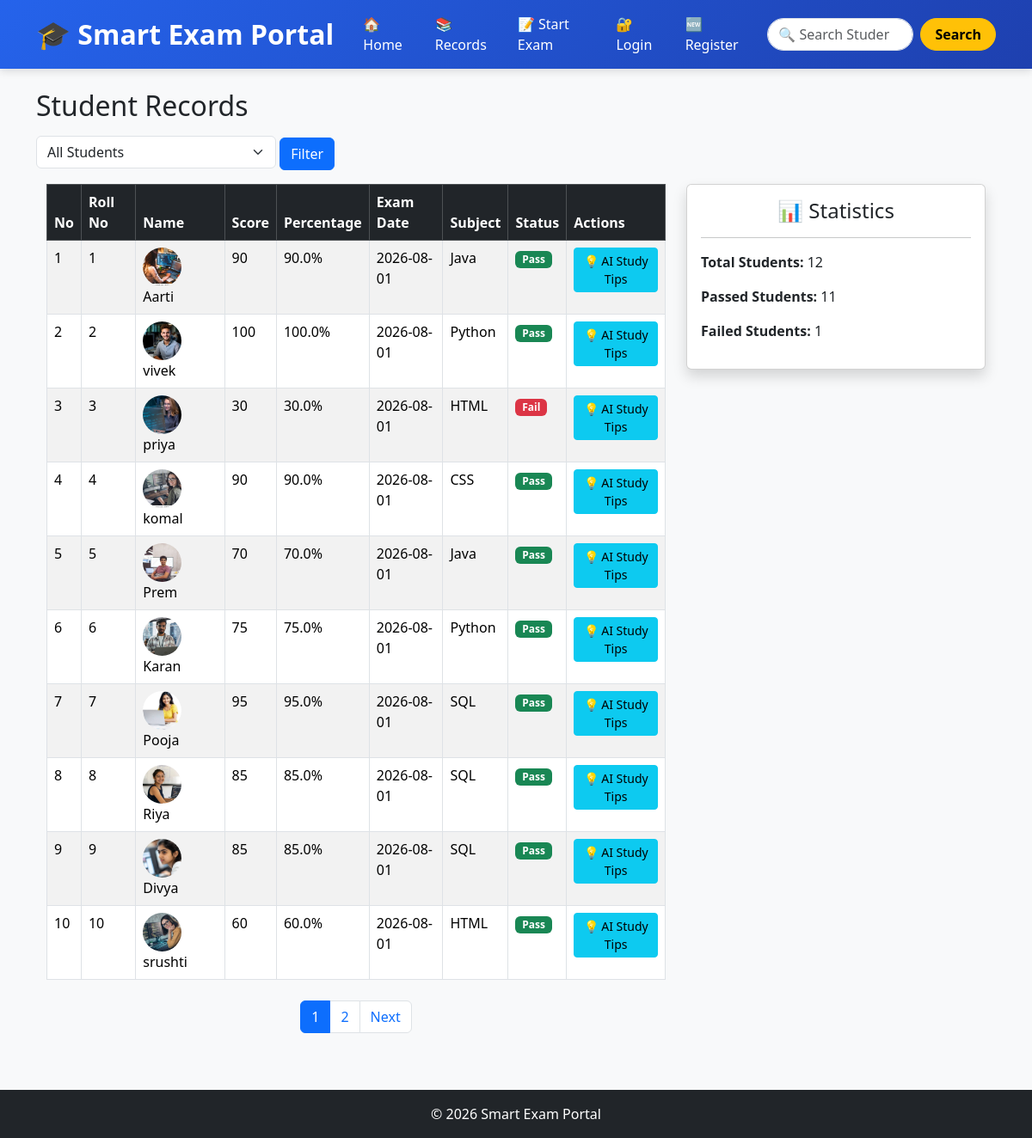
Page /records on the committed database.
### tables this page shows
CREATE TABLE students (
    id INTEGER PRIMARY KEY AUTOINCREMENT,
    roll_number INTEGER,
    subject_name TEXT,
    student_name TEXT,
    score INTEGER,
    percentage REAL,
    exam_date TEXT
, subject_id INTEGER, photo TEXT DEFAULT 'default.jpg');

CREATE TABLE subjects (
        id INTEGER PRIMARY KEY AUTOINCREMENT,
        name TEXT NOT NULL UNIQUE
    );

### smart_exam_portal/app.py (the view)
@app.route("/records")
def records():
    status = request.args.get("status", "")
    page = request.args.get("page", 1, type=int)
    per_page = 10
    conn = get_db()
    query = """
    FROM students
    LEFT JOIN subjects
    ON students.subject_id = subjects.id
    """
    where_clause = ""
    if status == "pass":
        where_clause = " WHERE students.percentage >= 40"
    elif status == "fail":
        where_clause = " WHERE students.percentage < 40"
    total_students = conn.execute(
        "SELECT COUNT(*) " + query + where_clause
    ).fetchone()[0]
    total_pages = (total_students + per_page - 1) // per_page
    offset = (page - 1) * per_page
    students = conn.execute(
        """
        SELECT
            students.id,
            students.roll_number,
            students.student_name,
            students.score,
            students.percentage,
            students.exam_date,
            students.photo,
            subjects.name AS subject_name
        """
        + query +
        where_clause +
        " LIMIT ? OFFSET ?",
        (per_page, offset)
    ).fetchall()
    passed_students = conn.execute(
        "SELECT COUNT(*) FROM students WHERE percentage >= 40"
    ).fetchone()[0]
    failed_students = conn.execute(
        "SELECT COUNT(*) FROM students WHERE percentage < 40"
    ).fetchone()[0]
    conn.close()
    return render_template(
        "records.html",
        students=students,
        page=page,
        total_pages=total_pages,
        total_students=total_students,
        passed_students=passed_students,
        failed_students=failed_students,
        tip=None
    )

### smart_exam_portal/database.py (called while the page is built)
def get_db():
    conn = sqlite3.connect(DATABASE)
    conn.row_factory = sqlite3.Row
    return conn
    conn.row_factory = sqlite3.Row
    return conn

### smart_exam_portal/templates/records.html (shortened to what this page needs)
{% extends "base.html" %}
{% block content %}
<h2 class="mb-3">Student Records</h2>
<form method="GET" action="{{ url_for('records') }}" class="mb-3">
    <select name="status" class="form-select w-25 d-inline">
        <option value=""
            {% if request.args.get('status') == '' %}selected{% endif %}>
            All Students
        </option>
    </select>
    <button type="submit" class="btn btn-primary">
        Filter
    </button>
</form>
<div class="container">
    <div class="row">
        <div class="col-md-8">
            <table class="table table-striped table-hover table-bordered">
                <thead class="table-dark">
                    <tr>
                        <th>No</th>
                        <th>Roll No</th>
                        <th>Name</th>
                        <th>Score</th>
                        <th>Percentage</th>
                        <th>Exam Date</th>
                        <th>Subject</th>
                        <th>Status</th>
                        <th>Actions</th>
                    </tr>
                </thead>
                <tbody>
                    {% for student in students %}
                    <tr>
                        <td>{{ (page-1)*10 + loop.index }}</td>
                        <td>{{ student.roll_number }}</td>
                        <td>
                            <img
                                src="{{ url_for('static', filename='uploads/' ~ (student.photo or 'default.jpg')) }}"
                                alt="Student Photo"
                                width="45"
                                height="45"
                                class="rounded-circle me-2"
                                style="object-fit: cover;">
                            {{ student.student_name }}
                        </td>
                        <td>{{ student.score }}</td>
                        <td>{{ student.percentage }}%</td>
                        <td>{{ student.exam_date }}</td>
                        <td>{{ student.subject_name }}</td>
                        <td>
                            {% if student.percentage >= 40 %}
                                <span class="badge bg-success">
                                    Pass
                                </span>
                            {% else %}
                                <span class="badge bg-danger">
                                    Fail
                                </span>
                            {% endif %}
                        </td>
                        <td>
                            <a href="{{ url_for('get_ai_tip', id=student.id) }}"
                               class="btn btn-info btn-sm mb-1">
                                💡 AI Study Tips
                            </a>
                        </td>
                    </tr>
                    {% endfor %}
                </tbody>
            </table>
            <nav class="mt-4">
                <ul class="pagination justify-content-center">
                    {% for p in range(1, total_pages + 1) %}
                    <li class="page-item {% if p == page %}active{% endif %}">
                        <a class="page-link"
                           href="{{ url_for('records', page=p, status=request.args.get('status')) }}">
                            {{ p }}
                        </a>
                    </li>
                    {% endfor %}
                    {% if page < total_pages %}
                    <li class="page-item">
                        <a class="page-link"
                           href="{{ url_for('records', page=page+1, status=request.args.get('status')) }}">
                            Next
                        </a>
                    </li>
                    {% endif %}
                </ul>
            </nav>
        </div>
        <div class="col-md-4">
            <div class="card shadow">
                <div class="card-body">
                    <h4 class="text-center">
                        📊 Statistics
                    </h4>
                    <hr>
                    <p>
                        <strong>Total Students:</strong>
                        {{ total_students }}
                    </p>
                    <p>
                        <strong>Passed Students:</strong>
                        {{ passed_students }}
                    </p>
                    <p>
                        <strong>Failed Students:</strong>
                        {{ failed_students }}
                    </p>
                </div>
            </div>
        </div>
    </div>
</div>
{% endblock %}

### smart_exam_portal/templates/base.html (style rules this page uses)
body { background-color:#f8f9fa; }

### rows in the picture
students: (page-1)*10+loop.index "1", roll_number "1", photo (picture), student_name "Aarti", score "90", percentage "90.0", exam_date "2026-08-01", subject_name "Java", shows "Pass"
students: (page-1)*10+loop.index "2", roll_number "2", photo (picture), student_name "vivek", score "100", percentage "100.0", exam_date "2026-08-01", subject_name "Python", shows "Pass"
students: (page-1)*10+loop.index "3", roll_number "3", photo (picture), student_name "priya", score "30", percentage "30.0", exam_date "2026-08-01", subject_name "HTML", shows "Fail"
students: (page-1)*10+loop.index "4", roll_number "4", photo (picture), student_name "komal", score "90", percentage "90.0", exam_date "2026-08-01", subject_name "CSS", shows "Pass"
students: (page-1)*10+loop.index "5", roll_number "5", photo (picture), student_name "Prem", score "70", percentage "70.0", exam_date "2026-08-01", subject_name "Java", shows "Pass"
students: (page-1)*10+loop.index "6", roll_number "6", photo (picture), student_name "Karan", score "75", percentage "75.0", exam_date "2026-08-01", subject_name "Python", shows "Pass"
students: (page-1)*10+loop.index "7", roll_number "7", photo (picture), student_name "Pooja", score "95", percentage "95.0", exam_date "2026-08-01", subject_name "SQL", shows "Pass"
students: (page-1)*10+loop.index "8", roll_number "8", photo (picture), student_name "Riya", score "85", percentage "85.0", exam_date "2026-08-01", subject_name "SQL", shows "Pass"
students: (page-1)*10+loop.index "9", roll_number "9", photo (picture), student_name "Divya", score "85", percentage "85.0", exam_date "2026-08-01", subject_name "SQL", shows "Pass"
students: (page-1)*10+loop.index "10", roll_number "10", photo (picture), student_name "srushti", score "60", percentage "60.0", exam_date "2026-08-01", subject_name "HTML", shows "Pass"

### other values in the picture
{{ p }} "1" "2"
{{ total_students }} "12"
{{ passed_students }} "11"
{{ failed_students }} "1"
